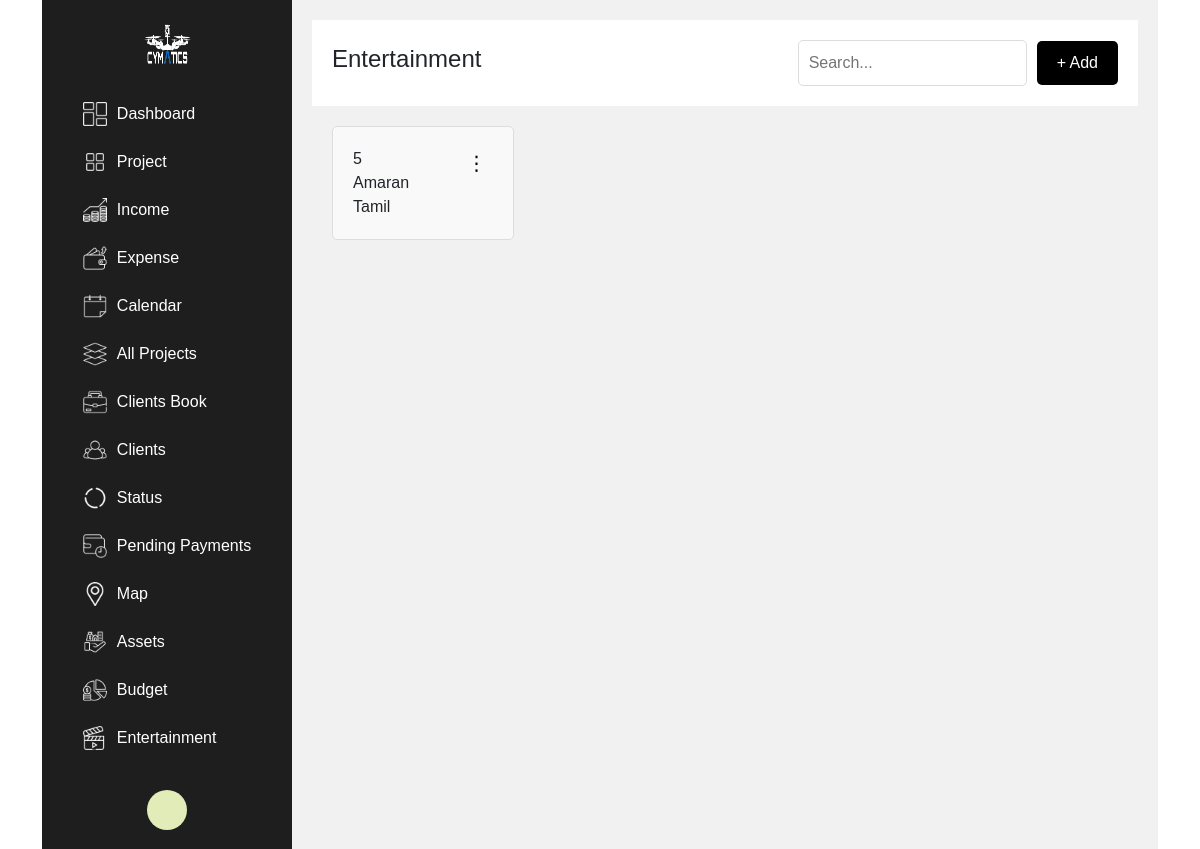
Screenshot of /entertainment with the database file from the repository.
### cymaticsapp/models.py (models this page shows)
class Entertainment(models.Model):
    date= models.DateTimeField(default=timezone.now)
    type = models.CharField(max_length = 100)
    language = models.CharField(max_length=100)
    rating = models.IntegerField()
    name = models.CharField(max_length=100)
    source = models.CharField(max_length=100 ,blank=True)
    image = models.ImageField(upload_to='media' , blank=True)

### cymaticsapp/views.py (the view, shortened to what this page needs)
# urls.py: path('entertainment' ,views.entertainment,name="entertainment"),
@csrf_exempt
def entertainment(request):
    query = request.GET.get('q','')
    if query:
        objs6 = Entertainment.objects.filter(
            Q(date__icontains = query)|
            Q(type__icontains=query)|
            Q(language__icontains=query)|
            Q(rating__icontains=query)|
            Q(name__icontains=query)|
            Q(source__icontains=query)
        )
    else:
         objs6 = Entertainment.objects.all()
    return render(request , 'entertainment.html' , {'objs' : objs6 , 'query' : query})

### templates/entertainment.html (shortened to what this page needs)
{% load static %}
<!doctype html>
<html>
    <head>
        <link rel="stylesheet" type="text/css" href="https://npmcdn.com/flatpickr/dist/themes/dark.css">
        <link href="https://maxcdn.bootstrapcdn.com/bootstrap/5.3.0/css/bootstrap.min.css" rel="stylesheet">
        <link rel="stylesheet" href="https://cdnjs.cloudflare.com/ajax/libs/font-awesome/6.0.0-beta3/css/all.min.css">
        <link rel="stylesheet" href="{% static './css/entertainment.css' %}" >
    </head>
    <body>
        <div class="container">
            <aside class="sidebar">
                <div class="logo">
                    <img src="{% static './images/logowhite.png' %}" alt="logo" width="50" height="50">
                </div>
                <nav>
                    <ul>
                        <li class="menu-item"><a href="#"><img src="{% static 'images/dashboard.png' %}" class="menu-icon"><span class="menu-text">Dashboard</span></a></li>
                        <li class="menu-item"><a href="#"><img src="{% static 'images/project.png' %}" class="menu-icon"><span class="menu-text">Project</span></a></li>
                        <li class="menu-item"><a href="#"><img src="{% static 'images/income.png' %}" class="menu-icon"><span class="menu-text">Income</span></a></li>
                        <li class="menu-item"><a href="#"><img src="{% static 'images/expenses.png' %}" class="menu-icon"><span class="menu-text">Expense</span></a></li>
                        <li class="menu-item"><a href="#"><img src="{% static 'images/calendar.png' %}" class="menu-icon"><span class="menu-text">Calendar</span></a></li>
                        <li class="menu-item"><a href="#"><img src="{% static 'images/All projects.png' %}" class="menu-icon"><span class="menu-text">All Projects</span></a></li>
                        <li class="menu-item"><a href="#"><img src="{% static 'images/clientsbook.png' %}" class="menu-icon"><span class="menu-text">Clients Book</span></a></li>
                        <li class="menu-item"><a href="#"><img src="{% static 'images/Clients.png' %}" class="menu-icon"><span class="menu-text">Clients</span></a></li>
                        <li class="menu-item"><a href="#"><img src="{% static 'images/status.png' %}" class="menu-icon"><span class="menu-text">Status</span></a></li>
                        <li class="menu-item active"><a href="#"><img src="{% static 'images/pending.png' %}" class="menu-icon"><span class="menu-text">Pending Payments</span></a></li>
                        <li class="menu-item"><a href="#"><img src="{% static 'images/map.png' %}" class="menu-icon"><span class="menu-text">Map</span></a></li>
                        <li class="menu-item"><a href="#"><img src="{% static 'images/Assets.png' %}" class="menu-icon"><span class="menu-text">Assets</span></a></li>
                        <li class="menu-item"><a href="#"><img src="{% static 'images/budget.png' %}" class="menu-icon"><span class="menu-text">Budget</span></a></li>
                        <li class="menu-item"><a href="#"><img src="{% static 'images/Entertainment.png' %}" class="menu-icon"><span class="menu-text">Entertainment</span></a></li>
                    </ul>
                </nav>
                <div class="profile-section" id="profileMenu">
                    <div class="user-icon" id="userIcon">
                  </div>
                  </div>
            </aside>
            <main class="main-content">
                <header class="header">
                    <h1>Entertainment</h1>
                    <div class="search-add">
                       <form method="get" action="{% url 'entertainment' %}">
                          <input type="text" name="q" placeholder="Search..." value="{{ query }}">
                      </form>
                        <button class="add-btn" onclick="openAddModal()">+ Add</button>
                    </div>
                </header>
                <section class="content">
                    {% for item in objs %}
                    <div class="movie" onclick="moveToDetailPage('{{ item.id }}')">
                        <p>{{item.rating}}</p>
                        <p>{{item.name}}</p>
                        <p>{{item.language}}</p>
                        <div class="options">
                            <button class="options-btn" onclick="toggleOptions(this)">⋮</button>
                        </div>
                    </div>
                    {% endfor %}
            </section>
        </main>
    </div>
    </body>
</html>

### static/css/entertainment.css (style rules this page uses)
body { font-family: Arial, sans-serif; margin: 0; padding: 0; display: flex; height: 100vh; flex-direction: column; }
.container { display: flex; width: 100%; flex-grow: 1; }
.sidebar { background-color: #1e1e1e; color: white; width: 250px; display: flex; flex-direction: column; justify-content: flex-start; align-items: center; transition: width 0.3s; position: relative; }
.sidebar .logo { padding: 20px; text-align: center; }
.sidebar nav ul { list-style: none; padding: 0; width: 100%; text-align: center; }
.sidebar nav ul li { padding: 12px 20px; cursor: pointer; transition: background-color 0.3s, border-left 0.3s; display: flex; justify-content: flex-start; align-items: center; }
.sidebar nav ul li a { display: flex; align-items: center; text-decoration: none; color: white; width: 100%; font-family: Arial, sans-serif; }
.menu-icon { margin-right: 10px; width: 24px; height: 24px; }
.menu-text { transition: opacity 0.3s, visibility 0.3s; font-family: Arial, sans-serif; }
.main-content { flex: 1; display: flex; flex-direction: column; background-color: white; }
.header { display: flex; justify-content: space-between; align-items: center; padding: 20px; background-color: white; border-bottom: 1px solid #ddd; }
.header h1 { font-size: 24px; }
.search-add { display: flex; align-items: center; }
.search-add input { padding: 10px; border: 1px solid #ddd; border-radius: 5px; margin-right: 10px; }
.search-add .add-btn { padding: 10px 20px; border: none; background-color: #000000; color: white; border-radius: 5px; cursor: pointer; }
.content { display: grid; grid-template-columns: repeat(4, 1fr); gap: 20px; padding: 20px; }
.movie { position: relative; flex: 1; padding: 20px; border: 1px solid #ddd; border-radius: 5px; background-color: #f9f9f9; cursor: pointer; transition: background-color 0.3s; }
.movie p { margin: 0; }
.options { position: absolute; top: 20px; right: 20px; }
.options-btn { border: none; background: none; font-size: 20px; cursor: pointer; }

### templates/entertainment.html (style rules this page uses)
body { font-family: Arial, sans-serif; margin: 0; padding: 0; display: flex; height: 100vh; flex-direction: column; }
.container { display: flex; width: 100%; flex-grow: 1; }
.sidebar { background-color: #1e1e1e; color: white; width: 250px; display: flex; flex-direction: column; justify-content: flex-start; align-items: center; transition: width 0.3s; position: relative; }
.sidebar .logo { padding: 20px; text-align: center; }
.sidebar nav ul { list-style: none; padding: 0; width: 100%; text-align: center; }
.sidebar nav ul li { padding: 12px 20px; cursor: pointer; transition: background-color 0.3s, border-left 0.3s; display: flex; justify-content: flex-start; align-items: center; }
.sidebar nav ul li a { display: flex; align-items: center; text-decoration: none; color: white; width: 100%; font-family: Arial, sans-serif; }
.menu-icon { margin-right: 10px; width: 24px; height: 24px; }
.menu-text { transition: opacity 0.3s, visibility 0.3s; font-family: Arial, sans-serif; }
.main-content { flex-grow: 1; background-color: #f1f1f1; padding: 20px; position: relative; }
.profile-section { position: relative; padding: 12px 20px; cursor: pointer; transition: background-color 0.3s, border-left 0.3s; }
.user-icon { display: inline-flex; align-items: center; justify-content: center; background-color: #ddd; border-radius: 50%; width: 40px; height: 40px; font-size: 18px; color: #0e0e0e; background-color: #e1ecb8; }
.header { display: flex; justify-content: space-between; align-items: center; padding: 20px; background-color: white; border-bottom: 1px solid #ddd; padding-bottom: 20px; border-bottom: none; margin-bottom: 0; }
.header h1 { font-size: 24px; }
.search-add { display: flex; align-items: center; }
.search-add input { padding: 10px; border: 1px solid #ddd; border-radius: 5px; margin-right: 10px; }
.search-add .add-btn { padding: 10px 20px; border: none; background-color: #000000; color: white; border-radius: 5px; cursor: pointer; }
.content { display: grid; grid-template-columns: repeat(4, 1fr); gap: 20px; padding: 20px; }
.movie { position: relative; flex: 1; padding: 20px; border: 1px solid #ddd; border-radius: 5px; background-color: #f9f9f9; cursor: pointer; transition: background-color 0.3s; }
.movie p { margin: 0; }
.options { position: absolute; top: 20px; right: 20px; }
.options-btn { border: none; background: none; font-size: 20px; cursor: pointer; }

### rows the page displays
Entertainment: rating "5", name "Amaran", language "Tamil"
